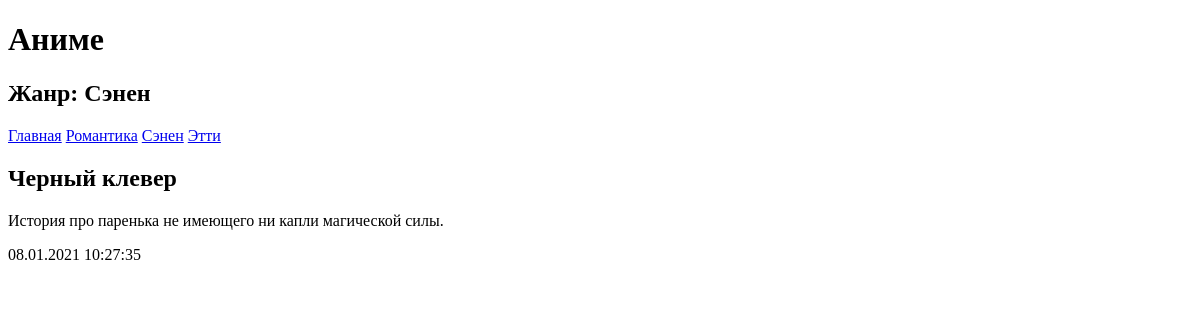
/mylist/1/, run on an earlier commit of the app's database.
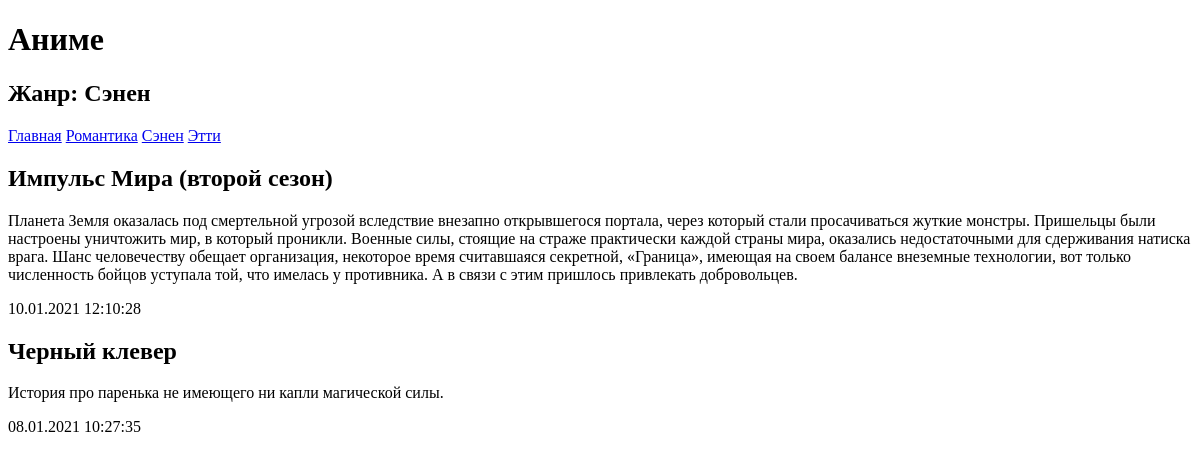
And on a later commit of the database.
### myList/models.py (models this page shows, shortened)
class Rubric(models.Model):
    name = models.CharField(max_length=20, db_index=True, verbose_name='Название')
    class Meta:
        verbose_name_plural = 'Жанры'
        verbose_name = 'Жанр'
        ordering = ['name']

class Bb(models.Model):
    title = models.CharField(max_length=50, verbose_name='Аниме')
    content = models.TextField(null=True, blank=True, verbose_name='Описание')
    views = models.FloatField(null=True, blank=True, verbose_name='Просмотры')
    published = models.DateTimeField(auto_now_add=True, db_index=True, verbose_name='Опубликовано')
    rubric = models.ForeignKey('Rubric', null=True, on_delete=models.PROTECT, verbose_name='Жанры')
    class Meta:
        verbose_name_plural = 'Список аниме'
        verbose_name = 'Аниме'
        ordering = ['-published']

### myList/views.py (the view)
# urls.py: path('<int:rubric_id>/', by_rubric, name='by_rubric'),
def by_rubric(request, rubric_id):
    bbs = Bb.objects.filter(rubric=rubric_id)
    rubrics = Rubric.objects.all()
    current_rubric = Rubric.objects.get(pk=rubric_id)
    context = {'bbs': bbs, 'rubrics': rubrics, 'current_rubric': current_rubric}
    return render(request, 'myList/by_rubric.html', context)

### myList/templates/myList/by_rubric.html (shortened to what this page needs)
<!DOCTYPE html>
<html lang="en">
<head>
</head>
<body>
  <h1>Аниме</h1>
  <h2>Жанр: {{ current_rubric.name }}</h2>
  <div>
    <a href="/myList">Главная</a>
    {% for rubric in rubrics %}
      <a href="{% url 'by_rubric' rubric.pk %}">{{ rubric.name }}</a>
    {% endfor %}
  </div>
  {% for bb in bbs %}
    <div>
      <h2>{{ bb.title }}</h2>
      <p>{{ bb.content }}</p>
      <p>{{ bb.published|date:"d.m.Y H:i:s" }}</p>
    </div>
  {% endfor %}
</body>
</html>

What changed in the data, as far as the page shows it:
added Bb: title "Импульс Мира (второй сезон)", content "Планета Земля оказалась под смертельной угрозой вследствие внезапно открывшегося портала, через который стали просачиваться жуткие монстры. Пришельцы были настроены уничтожить мир, в который проникли. Военные силы, стоящие на страже практически каждой страны мира, оказались недостаточными для сдерживания натиска врага. Шанс человечеству обещает организация, некоторое время считавшаяся секретной, «Граница», имеющая на своем балансе внеземные технологии, вот только численность бойцов уступала той, что имелась у противника. А в связи с этим пришлось привлекать добровольцев.", published "10.01.2021 12:10:28"
